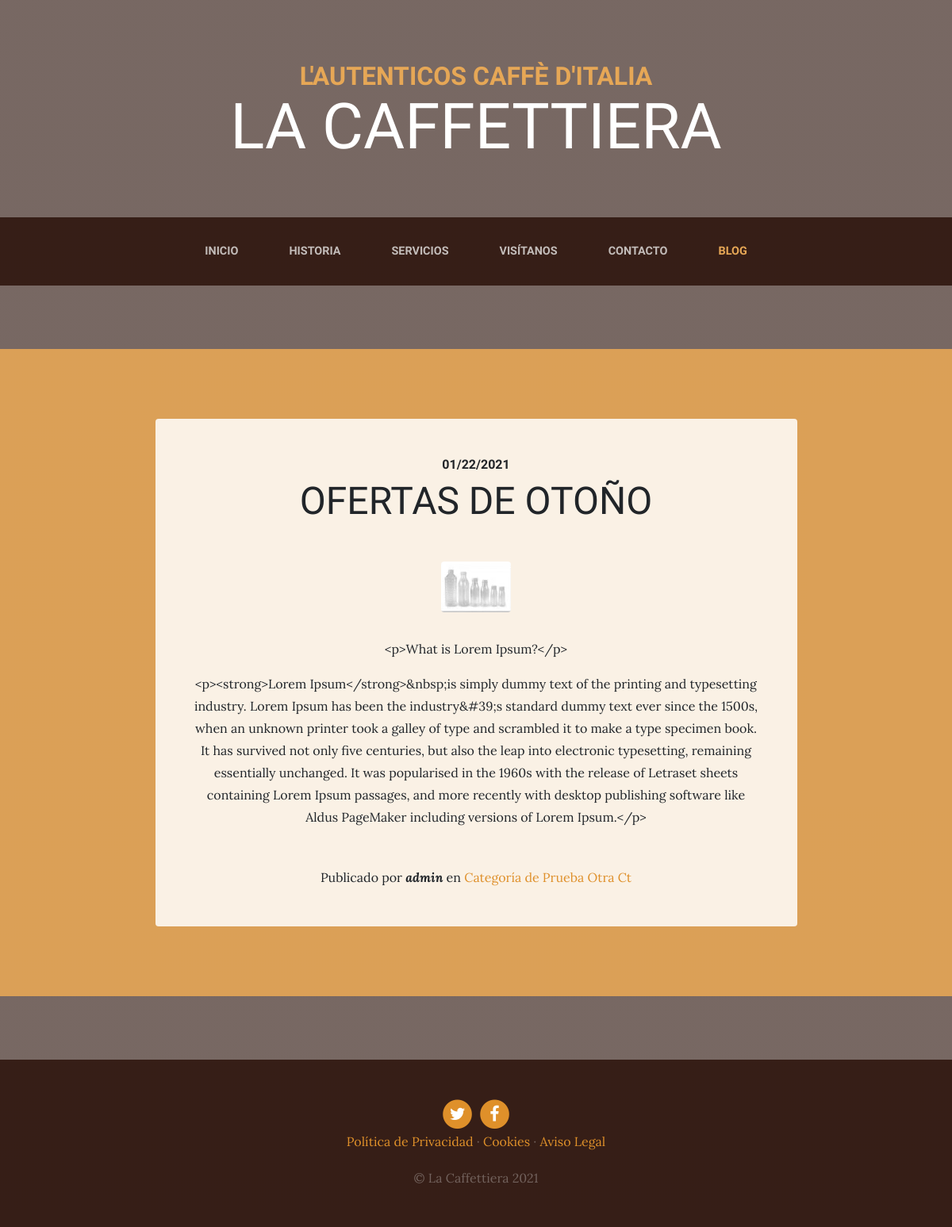
The page /blog/category/1 on the database its author committed.
### blog/models.py (models this page shows, shortened)
class Post(models.Model):
    title = models.CharField(max_length=200, verbose_name="Título")
    content = RichTextField(verbose_name="Contenido")
    published = models.DateTimeField(
        default=now, verbose_name="Fecha de publicación")
    image = models.ImageField(
        upload_to="blog", null=True, blank=True, verbose_name="Imagen")
    author = models.ForeignKey(User, on_delete=models.CASCADE, verbose_name="Autor")
    categories = models.ManyToManyField(Category, verbose_name="Categorías", related_name="get_post")
    created = models.DateTimeField(
        auto_now_add=True, verbose_name="Fecha de creación")
    updated = models.DateTimeField(
        auto_now=True, verbose_name="Fecha de edición")
    class Meta:
        verbose_name = "entrada"
        verbose_name_plural = "entradas"

class Category(models.Model):
    name = models.CharField(max_length=100, verbose_name="Nombre")
    created = models.DateTimeField(
        auto_now_add=True, verbose_name="Fecha de creación")
    updated = models.DateTimeField(
        auto_now=True, verbose_name="Fecha de edición")
    class Meta:
        verbose_name = "categoría"
        verbose_name_plural = "categorías"
    def __str__(self):
        return self.name

### pages/models.py (models this page shows, shortened)
class Page(models.Model):
    title = models.CharField(max_length=200, verbose_name="Título")
    content = RichTextField(verbose_name="Contenido")
    order = models.SmallIntegerField(default=0, verbose_name="Ordenum")
    created = models.DateTimeField(auto_now_add=True, verbose_name="Fecha de creación")
    updated = models.DateTimeField(auto_now=True, verbose_name="Fecha de edición")
    class Meta:
        verbose_name = "página"
        verbose_name_plural = "páginas"
        ordering = ['order','title']

### blog/views.py (the view)
# urls.py: path('category/<int:category_id>', views.category, name="category"),
def category(request, category_id):
    category = get_object_or_404(Category, id=category_id)
    return render(request, "blog/category.html", {'category':category})

### pages/templatetags/pages_extras.py (called while the page is built)
@register.simple_tag
def get_page_list():
    pages = Page.objects.all()
    return pages

### social/processor.py (called while the page is built)
def ctx_dict(request):
    ctx = {}
    links = Link.objects.all()
    for link in links:
        ctx[link.key] = link.url
    return ctx

### blog/templates/blog/category.html (shortened to what this page needs)
{% extends 'core/base.html' %}
{% load static %}
{% block content%}
{% for post in category.get_post.all %}
<section class="page-section cta">
  <div class="container">
    <div class="row">
      <div class="col-xl-9 mx-auto">
        <div class="cta-innerv text-center rounded">
          <h2 class="section-heading mb-5">
            <span class="section-heading-upper">{{post.published|date:"SHORT_DATE_FORMAT"}}</span>
            <span class="section-heading-lower">{{post.title}}</span>
          </h2>
          <p class="mb-0">
            <img
              class="mx-auto d-flex rounded img-fluid mb-3 mb-lg-0"
              src="{{post.image.url}}"
              alt=""
            />
          </p>
          <p class="mb-0 mbt">{{post.content|linebreaks}}</p>
          <p class="mb-0 mbt">
            <span class="section-heading-under"
              >Publicado por <em><b>{{post.author}}</b></em> en
              {% for category in post.categories.all %}
              <a href="{% url 'category' category.id %}" class="link">{{category.name}}</a>
              {% endfor %}
            </span>
          </p>
        </div>
      </div>
    </div>
  </div>
</section>
{% endfor %}
{% endblock%}

### core/templates/core/base.html (shortened to what this page needs)
<!DOCTYPE html>
<html lang="en">
<head>
  {% load static %}
  <link href="{% static 'core/vendor/bootstrap/css/bootstrap.min.css' %}" rel="stylesheet" />
  <link href="{% static 'core/vendor/font-awesome/css/font-awesome.min.css' %}" rel="stylesheet" type="text/css" />
  <link href="{% static 'core/css/business-casual.css' %}" rel="stylesheet" />
</head>
<body>
  <h1 class="site-heading text-center text-white d-none d-lg-block" >
    <span class="site-heading-upper text-primary mb-3">L'autenticos caffè d'italia</span>
    <span class="site-heading-lower">La Caffettiera</span>
  </h1>
  <nav class="navbar navbar-expand-lg navbar-dark py-lg-4" id="mainNav">
    <div class="container">
      <div class="collapse navbar-collapse" id="navbarResponsive">
        <ul class="navbar-nav mx-auto">
          <li class="nav-item px-lg-4 {% if request.path == '/' %}active{% endif %}">
            <a class="nav-link text-uppercase text-expanded" href="{% url 'home' %}">Inicio</a>
          </li>
          <li class="nav-item px-lg-4 {% if request.path == '/about/' %}active{% endif %}">
            <a class="nav-link text-uppercase text-expanded" href="{% url 'about' %}">Historia</a>
          </li>
          <li class="nav-item px-lg-4  {% if request.path == '/services/' %}active{% endif %}">
            <a class="nav-link text-uppercase text-expanded" href="{% url 'services' %}">Servicios</a>
          </li>
          <li class="nav-item px-lg-4 {% if request.path == '/store/' %}active{% endif %}">
            <a class="nav-link text-uppercase text-expanded" href="{% url 'store' %}">Visítanos</a>
          </li>
          <li class="nav-item px-lg-4 {% if request.path == '/contact/' %}active{% endif %}">
            <a class="nav-link text-uppercase text-expanded" href="{% url 'contact' %}">Contacto</a>
          </li>
          <li class="nav-item px-lg-4 {% if request.path|slice:"6" == '/blog/' %}active{% endif %} ">
            <a class="nav-link text-uppercase text-expanded" href="{% url 'blog' %}">Blog</a>
          </li>
        </ul>
      </div>
    </div>
  </nav>
  {% block content%}{% endblock%}
</body>
<footer class="footer text-faded text-center py-5">
  <div class="container">
    <p class="m-0">
    {% if LINK_TWITTER %}
      <a href="{{LINK_TWITTER}}" class="link">
        <span class="fa-stack fa-lg">
          <i class="fa fa-circle fa-stack-2x"></i>
          <i class="fa fa-twitter fa-stack-1x fa-inverse"></i>
        </span>
      </a>
    {% endif %}
    {% if LINK_FACEBOOK %}
      <a href="{{LINK_FACEBOOK}}" class="link">
        <span class="fa-stack fa-lg">
          <i class="fa fa-circle fa-stack-2x"></i>
          <i class="fa fa-facebook fa-stack-1x fa-inverse"></i>
        </span>
      </a>
      {% endif %}
    </p>
    {% load pages_extras %}
    {% get_page_list as page_list %}
    {% for page in page_list%}
      <a href="{% url 'page' page.id page.title|slugify %}" class="link">{{page.title}}</a>
      {% if not forloop.last %}·{% endif %}
    {% endfor %}
    <p class="m-0 mbt1">&copy; La Caffettiera 2021</p>
  </div>
</footer>
</html>

### core/static/core/css/business-casual.css (style rules this page uses)
body { font-family: 'Lora'; background: linear-gradient(rgba(47, 23, 15, 0.65), rgba(47, 23, 15, 0.65)), url("../img/bg.jpg"); background-attachment: fixed; background-position: center; background-size: cover; }
h1, h2, h3, h4, h5, h6 { font-family: 'Raleway'; }
p { line-height: 1.75; }
.text-faded { color: rgba(255, 255, 255, 0.3); }
.site-heading { margin-top: 5rem; margin-bottom: 5rem; text-transform: uppercase; line-height: 1; font-family: 'Raleway'; }
.site-heading .site-heading-upper { display: block; font-size: 2rem; font-weight: 800; }
.site-heading .site-heading-lower { font-size: 5rem; font-weight: 100; line-height: 4rem; }
.page-section { margin-top: 5rem; margin-bottom: 5rem; }
.section-heading { text-transform: uppercase; }
.section-heading .section-heading-upper { display: block; font-size: 1rem; font-weight: 800; padding-bottom:.5rem; }
.section-heading .section-heading-lower { display: block; font-size: 3rem; font-weight: 100; }
#mainNav { background-color: rgba(47, 23, 15, 0.9); font-family: 'Raleway'; }
#mainNav .navbar-nav .nav-item .nav-link { color: rgba(255, 255, 255, 0.7); font-weight: 800; }
#mainNav .navbar-nav .nav-item.active .nav-link { color: #e6a756; }
@media (min-width: 992px) { #mainNav .navbar-nav .nav-item .nav-link { font-size: 0.9rem; } }
.cta { padding-top: 5rem; padding-bottom: 5rem; background-color: rgba(230, 167, 86, 0.9); }
.cta .cta-innerv { position: relative; padding: 3rem; margin: 0.5rem; background-color: rgba(255, 255, 255, 0.85); }
.footer { background-color: rgba(47, 23, 15, 0.9); }
.text-primary { color: #e6a756 !important; }
.mbt { padding-top: 2rem; }
.mbt1 { padding-top: 1.25rem; }
a.link { color: #df902a; }

### rows shown on the page
Post: published "01/22/2021", title "OFERTAS DE OTOÑO", image (picture), content "<p>What is Lorem Ipsum?</p> <p><strong>Lorem Ipsum</strong>&nbsp;is simply dummy text of the printing and typesetting industry. Lorem Ipsum has been the industry&#39;s standard dummy text ever since the 1500s, when an unknown printer took a galley of type and scrambled it to make a type specimen book. It has survived not only five centuries, but also the leap into electronic typesetting, remaining essentially unchanged. It was popularised in the 1960s with the release of Letraset sheets containing Lorem Ipsum passages, and more recently with desktop publishing software like Aldus PageMaker including versions of Lorem Ipsum.</p>", author "admin"
Category: name "Categoría de Prueba"
Category: name "Otra Ct"
Page: title "Política de Privacidad"
Page: title "Cookies"
Page: title "Aviso Legal"
